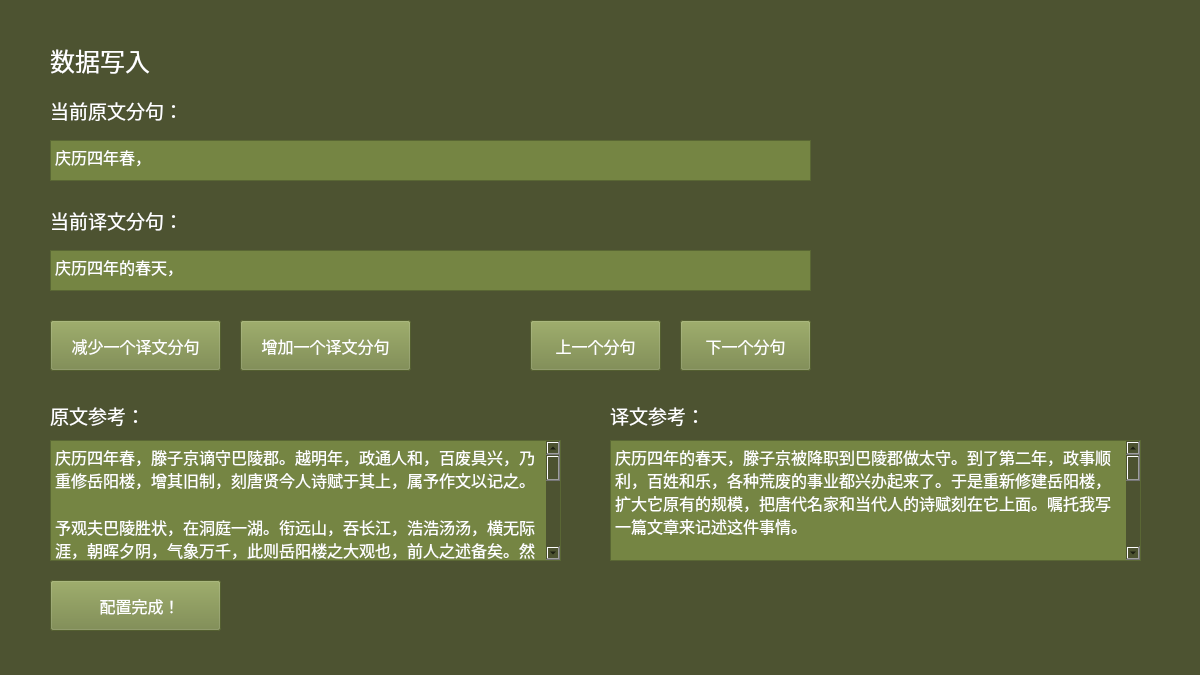
<?xml version="1.0" encoding="UTF-8"?>
<ui version="4.0">
 <class>DataInputConfigAlign</class>
 <widget class="QFrame" name="DataInputConfigAlign">
  <property name="geometry">
   <rect>
    <x>0</x>
    <y>0</y>
    <width>1200</width>
    <height>675</height>
   </rect>
  </property>
  <property name="windowTitle">
   <string>Frame</string>
  </property>
  <property name="styleSheet">
   <string notr="true">background-color: rgb(77, 83, 49);</string>
  </property>
  <widget class="QLabel" name="labelTitle">
   <property name="geometry">
    <rect>
     <x>50</x>
     <y>30</y>
     <width>471</width>
     <height>61</height>
    </rect>
   </property>
   <property name="font">
    <font>
     <family>等线</family>
     <pointsize>19</pointsize>
    </font>
   </property>
   <property name="styleSheet">
    <string notr="true">color: rgb(255, 255, 255);</string>
   </property>
   <property name="text">
    <string>数据写入</string>
   </property>
  </widget>
  <widget class="QPushButton" name="pushButtonDone">
   <property name="geometry">
    <rect>
     <x>50</x>
     <y>580</y>
     <width>171</width>
     <height>51</height>
    </rect>
   </property>
   <property name="font">
    <font>
     <family>等线</family>
     <pointsize>12</pointsize>
    </font>
   </property>
   <property name="styleSheet">
    <string notr="true">background-color: rgb(117, 133, 67);
color: rgb(255, 255, 255);</string>
   </property>
   <property name="text">
    <string>  配置完成！</string>
   </property>
  </widget>
  <widget class="QLabel" name="labelRefOrig">
   <property name="geometry">
    <rect>
     <x>50</x>
     <y>400</y>
     <width>121</width>
     <height>31</height>
    </rect>
   </property>
   <property name="font">
    <font>
     <family>等线</family>
     <pointsize>14</pointsize>
    </font>
   </property>
   <property name="styleSheet">
    <string notr="true">color: rgb(255, 255, 255);</string>
   </property>
   <property name="text">
    <string>原文参考：</string>
   </property>
  </widget>
  <widget class="QPlainTextEdit" name="plainTextEditRefOrig">
   <property name="geometry">
    <rect>
     <x>50</x>
     <y>440</y>
     <width>511</width>
     <height>121</height>
    </rect>
   </property>
   <property name="font">
    <font>
     <family>等线</family>
     <pointsize>12</pointsize>
    </font>
   </property>
   <property name="cursor" stdset="0">
    <cursorShape>ArrowCursor</cursorShape>
   </property>
   <property name="styleSheet">
    <string notr="true">background-color: rgb(117, 133, 67);
color: rgb(255, 255, 255);</string>
   </property>
   <property name="inputMethodHints">
    <set>Qt::ImhMultiLine</set>
   </property>
   <property name="verticalScrollBarPolicy">
    <enum>Qt::ScrollBarAlwaysOn</enum>
   </property>
   <property name="horizontalScrollBarPolicy">
    <enum>Qt::ScrollBarAlwaysOff</enum>
   </property>
   <property name="sizeAdjustPolicy">
    <enum>QAbstractScrollArea::AdjustIgnored</enum>
   </property>
   <property name="lineWrapMode">
    <enum>QPlainTextEdit::WidgetWidth</enum>
   </property>
   <property name="plainText">
    <string>庆历四年春，滕子京谪守巴陵郡。越明年，政通人和，百废具兴，乃重修岳阳楼，增其旧制，刻唐贤今人诗赋于其上，属予作文以记之。

予观夫巴陵胜状，在洞庭一湖。衔远山，吞长江，浩浩汤汤，横无际涯，朝晖夕阴，气象万千，此则岳阳楼之大观也，前人之述备矣。然则北通巫峡，南极潇湘，迁客骚人，多会于此，览物之情，得无异乎？

若夫淫雨霏霏，连月不开，阴风怒号，浊浪排空，日星隐曜，山岳潜形，商旅不行，樯倾楫摧，薄暮冥冥，虎啸猿啼。登斯楼也，则有去国怀乡，忧谗畏讥，满目萧然，感极而悲者矣。

至若春和景明，波澜不惊，上下天光，一碧万顷，沙鸥翔集，锦鳞游泳，岸芷汀兰，郁郁青青。而或长烟一空，皓月千里，浮光跃金，静影沉璧，渔歌互答，此乐何极！登斯楼也，则有心旷神怡，宠辱偕忘，把酒临风，其喜洋洋者矣。

嗟夫！予尝求古仁人之心，或异二者之为，何哉？不以物喜，不以己悲，居庙堂之高则忧其民，处江湖之远则忧其君。是进亦忧，退亦忧。然则何时而乐耶？其必曰“先天下之忧而忧，后天下之乐而乐”乎！噫！微斯人，吾谁与归？

时六年九月十五日。</string>
   </property>
   <property name="textInteractionFlags">
    <set>Qt::TextSelectableByKeyboard|Qt::TextSelectableByMouse</set>
   </property>
  </widget>
  <widget class="QPlainTextEdit" name="plainTextEditRefTran">
   <property name="geometry">
    <rect>
     <x>610</x>
     <y>440</y>
     <width>531</width>
     <height>121</height>
    </rect>
   </property>
   <property name="font">
    <font>
     <family>等线</family>
     <pointsize>12</pointsize>
    </font>
   </property>
   <property name="styleSheet">
    <string notr="true">background-color: rgb(117, 133, 67);
color: rgb(255, 255, 255);</string>
   </property>
   <property name="verticalScrollBarPolicy">
    <enum>Qt::ScrollBarAlwaysOn</enum>
   </property>
   <property name="horizontalScrollBarPolicy">
    <enum>Qt::ScrollBarAlwaysOff</enum>
   </property>
   <property name="plainText">
    <string>庆历四年的春天，滕子京被降职到巴陵郡做太守。到了第二年，政事顺利，百姓和乐，各种荒废的事业都兴办起来了。于是重新修建岳阳楼，扩大它原有的规模，把唐代名家和当代人的诗赋刻在它上面。嘱托我写一篇文章来记述这件事情。

我观看那巴陵郡的美好景色，全在洞庭湖上。它连接着远处的山，吞吐长江的水流，浩浩荡荡，无边无际，一天里阴晴多变，气象千变万化。这就是岳阳楼的雄伟景象。前人的记述已经很详尽了。虽然如此，那么向北面通到巫峡，向南面直到潇水和湘水，降职的官吏和来往的诗人，大多在这里聚会，他们观赏自然景物而触发的感情大概会有所不同吧？

像那阴雨连绵，接连几个月不放晴，寒风怒吼，浑浊的浪冲向天空；太阳和星星隐藏起光辉，山岳隐没了形体；商人和旅客不能通行，船桅倒下，船桨折断；傍晚天色昏暗，虎在长啸，猿在悲啼，这时登上这座楼啊，就会有一种离开国都、怀念家乡，担心人家说坏话、惧怕人家批评指责，满眼都是萧条的景象，感慨到了极点而悲伤的心情。

到了春风和煦，阳光明媚的时候，湖面平静，没有惊涛骇浪，天色湖光相连，一片碧绿，广阔无际；沙洲上的鸥鸟，时而飞翔，时而停歇，美丽的鱼游来游去，岸上的香草和小洲上的兰花，草木茂盛，青翠欲滴。有时大片烟雾完全消散，皎洁的月光一泻千里，波动的光闪着金色，静静的月影像沉入水中的玉璧，渔夫的歌声在你唱我和地响起来，这种乐趣真是无穷无尽啊！这时登上这座楼，就会感到心胸开阔、心情愉快，光荣和屈辱一并忘了，端着酒杯，吹着微风，那真是快乐高兴极了。

唉！我曾经探求古时品德高尚的人的思想感情 ，或许不同于以上两种人的心情，这是为什么呢？是由于不因外物好坏和自己得失而或喜或悲。在朝廷上做官时，就为百姓担忧；处在僻远的地方做官则为君主担忧。这样来说在朝廷做官也担忧，在僻远的江湖也担忧。既然这样，那么他们什么时候才会感到快乐呢？他们一定会说：“在天下人忧之前先忧，在天下人乐之后才乐”。唉！如果没有这种人，我同谁一道呢 ？

写于庆历六年九月十五日。 </string>
   </property>
   <property name="textInteractionFlags">
    <set>Qt::TextSelectableByKeyboard|Qt::TextSelectableByMouse</set>
   </property>
  </widget>
  <widget class="QLabel" name="labelRefTran">
   <property name="geometry">
    <rect>
     <x>610</x>
     <y>400</y>
     <width>121</width>
     <height>31</height>
    </rect>
   </property>
   <property name="font">
    <font>
     <family>等线</family>
     <pointsize>14</pointsize>
    </font>
   </property>
   <property name="styleSheet">
    <string notr="true">color: rgb(255, 255, 255);</string>
   </property>
   <property name="text">
    <string>译文参考：</string>
   </property>
  </widget>
  <widget class="QLabel" name="labelOperateOrig">
   <property name="geometry">
    <rect>
     <x>50</x>
     <y>90</y>
     <width>911</width>
     <height>41</height>
    </rect>
   </property>
   <property name="font">
    <font>
     <family>等线</family>
     <pointsize>14</pointsize>
    </font>
   </property>
   <property name="styleSheet">
    <string notr="true">color: rgb(255, 255, 255);</string>
   </property>
   <property name="text">
    <string>当前原文分句：</string>
   </property>
  </widget>
  <widget class="QPlainTextEdit" name="plainTextEditOperateOrig">
   <property name="geometry">
    <rect>
     <x>50</x>
     <y>140</y>
     <width>761</width>
     <height>41</height>
    </rect>
   </property>
   <property name="font">
    <font>
     <family>等线</family>
     <pointsize>12</pointsize>
    </font>
   </property>
   <property name="cursor" stdset="0">
    <cursorShape>ArrowCursor</cursorShape>
   </property>
   <property name="styleSheet">
    <string notr="true">background-color: rgb(117, 133, 67);
color: rgb(255, 255, 255);</string>
   </property>
   <property name="inputMethodHints">
    <set>Qt::ImhMultiLine</set>
   </property>
   <property name="verticalScrollBarPolicy">
    <enum>Qt::ScrollBarAsNeeded</enum>
   </property>
   <property name="horizontalScrollBarPolicy">
    <enum>Qt::ScrollBarAlwaysOff</enum>
   </property>
   <property name="lineWrapMode">
    <enum>QPlainTextEdit::WidgetWidth</enum>
   </property>
   <property name="plainText">
    <string>庆历四年春，</string>
   </property>
   <property name="textInteractionFlags">
    <set>Qt::TextSelectableByKeyboard|Qt::TextSelectableByMouse</set>
   </property>
  </widget>
  <widget class="QPlainTextEdit" name="plainTextEditOperateTran">
   <property name="geometry">
    <rect>
     <x>50</x>
     <y>250</y>
     <width>761</width>
     <height>41</height>
    </rect>
   </property>
   <property name="font">
    <font>
     <family>等线</family>
     <pointsize>12</pointsize>
    </font>
   </property>
   <property name="cursor" stdset="0">
    <cursorShape>ArrowCursor</cursorShape>
   </property>
   <property name="styleSheet">
    <string notr="true">background-color: rgb(117, 133, 67);
color: rgb(255, 255, 255);</string>
   </property>
   <property name="verticalScrollBarPolicy">
    <enum>Qt::ScrollBarAsNeeded</enum>
   </property>
   <property name="horizontalScrollBarPolicy">
    <enum>Qt::ScrollBarAlwaysOff</enum>
   </property>
   <property name="lineWrapMode">
    <enum>QPlainTextEdit::WidgetWidth</enum>
   </property>
   <property name="plainText">
    <string>庆历四年的春天，</string>
   </property>
   <property name="textInteractionFlags">
    <set>Qt::TextSelectableByKeyboard|Qt::TextSelectableByMouse</set>
   </property>
  </widget>
  <widget class="QLabel" name="labelOperateTran">
   <property name="geometry">
    <rect>
     <x>50</x>
     <y>200</y>
     <width>911</width>
     <height>41</height>
    </rect>
   </property>
   <property name="font">
    <font>
     <family>等线</family>
     <pointsize>14</pointsize>
    </font>
   </property>
   <property name="styleSheet">
    <string notr="true">color: rgb(255, 255, 255);</string>
   </property>
   <property name="text">
    <string>当前译文分句：</string>
   </property>
  </widget>
  <widget class="QPushButton" name="pushButtonMinus">
   <property name="geometry">
    <rect>
     <x>50</x>
     <y>320</y>
     <width>171</width>
     <height>51</height>
    </rect>
   </property>
   <property name="font">
    <font>
     <family>等线</family>
     <pointsize>12</pointsize>
    </font>
   </property>
   <property name="styleSheet">
    <string notr="true">background-color: rgb(117, 133, 67);
color: rgb(255, 255, 255);</string>
   </property>
   <property name="text">
    <string>减少一个译文分句</string>
   </property>
  </widget>
  <widget class="QPushButton" name="pushButtonPlus">
   <property name="geometry">
    <rect>
     <x>240</x>
     <y>320</y>
     <width>171</width>
     <height>51</height>
    </rect>
   </property>
   <property name="font">
    <font>
     <family>等线</family>
     <pointsize>12</pointsize>
    </font>
   </property>
   <property name="styleSheet">
    <string notr="true">background-color: rgb(117, 133, 67);
color: rgb(255, 255, 255);</string>
   </property>
   <property name="text">
    <string>增加一个译文分句</string>
   </property>
  </widget>
  <widget class="QPushButton" name="pushButtonLast">
   <property name="geometry">
    <rect>
     <x>530</x>
     <y>320</y>
     <width>131</width>
     <height>51</height>
    </rect>
   </property>
   <property name="font">
    <font>
     <family>等线</family>
     <pointsize>12</pointsize>
    </font>
   </property>
   <property name="styleSheet">
    <string notr="true">background-color: rgb(117, 133, 67);
color: rgb(255, 255, 255);</string>
   </property>
   <property name="text">
    <string>上一个分句</string>
   </property>
  </widget>
  <widget class="QPushButton" name="pushButtonNext">
   <property name="geometry">
    <rect>
     <x>680</x>
     <y>320</y>
     <width>131</width>
     <height>51</height>
    </rect>
   </property>
   <property name="font">
    <font>
     <family>等线</family>
     <pointsize>12</pointsize>
    </font>
   </property>
   <property name="styleSheet">
    <string notr="true">background-color: rgb(117, 133, 67);
color: rgb(255, 255, 255);</string>
   </property>
   <property name="text">
    <string>下一个分句</string>
   </property>
  </widget>
 </widget>
 <resources/>
 <connections/>
</ui>
